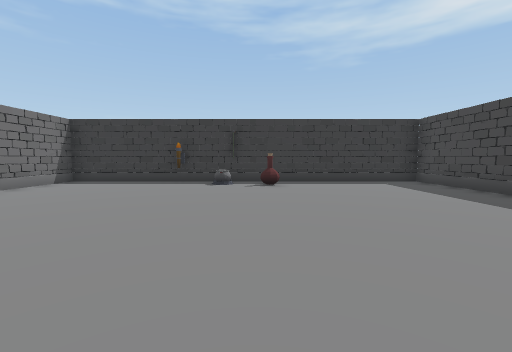
View 1 (above)

13 first-person views from a walk through a scene from a Unity 3-D project. The camera is 1.5 m above the floor, tilts 4° down and sees 90° across. The floor is counted in squares, 2 m on a side. Each view is taken from the middle of a square. On the plan, view 1 faces up. The plan holds only what a view shows up to about 9 squares ahead; the rest is blank. The player character is not drawn.

View 2
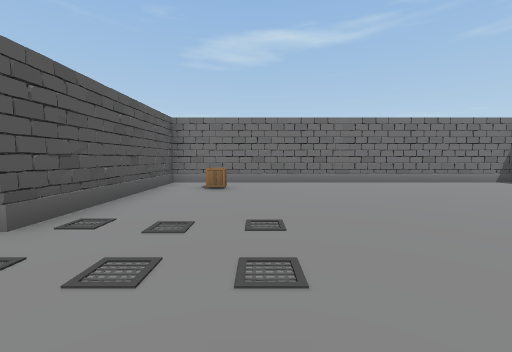

View 3
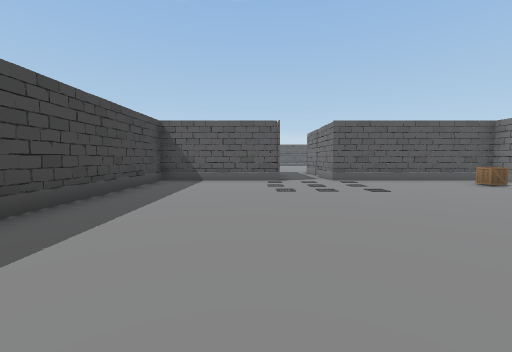

View 4
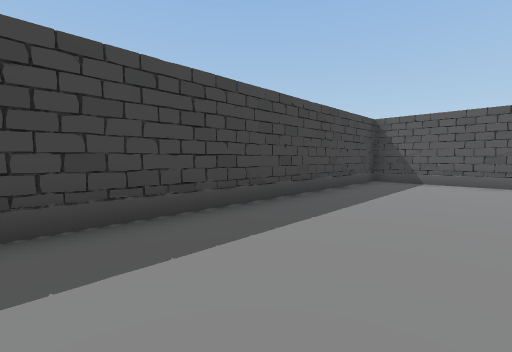

View 5
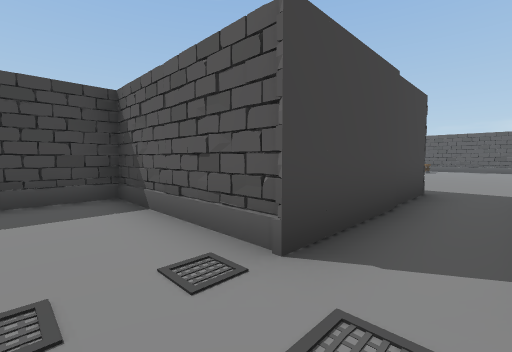

View 6
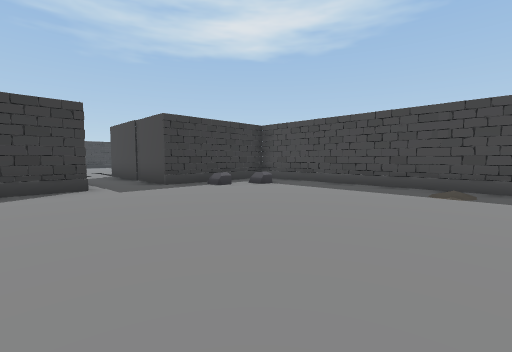

View 7
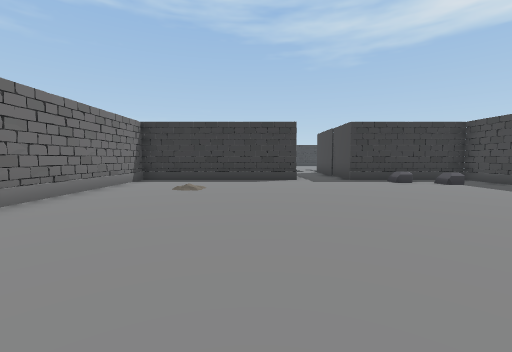

View 8
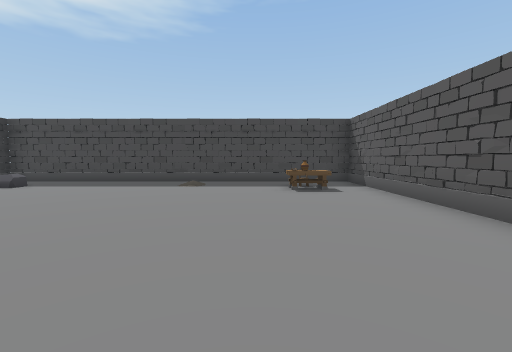

View 9
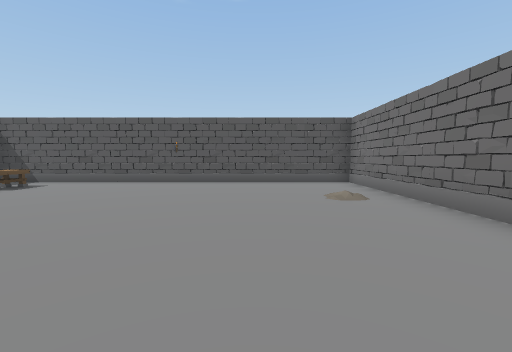

View 10
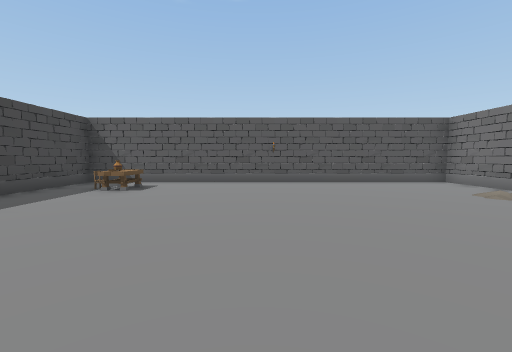

View 11
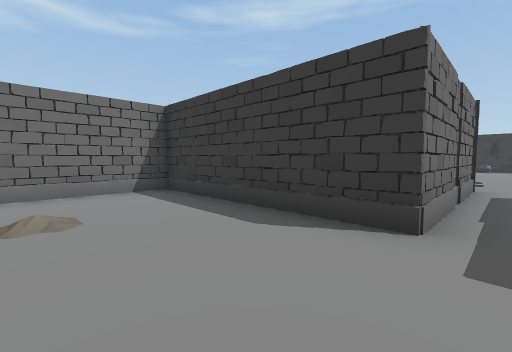

View 12
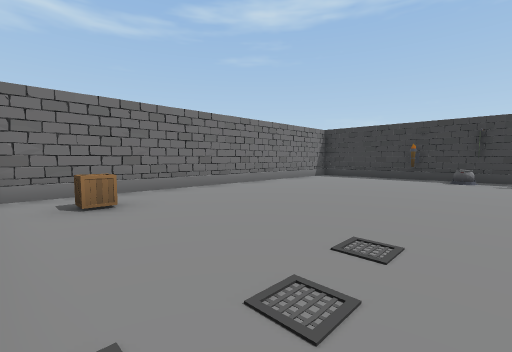

View 13
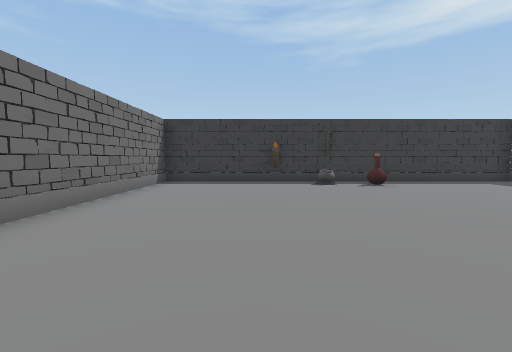

### Floor plan
Ten units are one square. View 1 is at (0, 0); x grows to the right and y downward. Boxes are objects, and circles mark ways between rooms. Rooms are numbered by the first view taken in them; rooms with no view inside come last. Other rooms are left out.
<svg viewBox="-64 -90 121 275">
<path fill="none" stroke="#000" d="M12 26 52 26 52 -83 -59 -83 -59 26 -6 26M-6 26 -6 71 -59 71 -59 180 52 180 52 71 12 71 12 26"/>
<rect x="-45" y="5" width="10" height="10" fill="#bbb"><title>box</title></rect>
<rect x="-25" y="-85" width="10" height="10" fill="#bbb"><title>other object</title></rect>
<rect x="-15" y="-75" width="10" height="10" fill="#bbb"><title>other object</title></rect>
<rect x="-5" y="-75" width="10" height="10" fill="#bbb"><title>bottle</title></rect>
<rect x="25" y="165" width="10" height="10" fill="#bbb"><title>other object</title></rect>
<rect x="25" y="155" width="10" height="10" fill="#bbb"><title>table</title></rect>
<rect x="25" y="75" width="10" height="10" fill="#bbb"><title>rock</title></rect>
<rect x="35" y="155" width="10" height="10" fill="#bbb"><title>other object</title></rect>
<rect x="35" y="85" width="10" height="10" fill="#bbb"><title>rock</title></rect>
<circle cx="5" cy="30" r="3" fill="#2a7"/>
<text x="0" y="-30">1</text>
<text x="0" y="120">2</text>
</svg>
Room 1 opens to room 2.

Where each view was taken, in squares from view 1:
view 1: 0 up, 0 right, facing up
view 2: 0 up, 2 right, facing left
view 3: 6 up, 2 right, facing down
view 4: 6 up, 2 right, facing down-right
view 5: 1 down, 0 right, facing down-right
view 6: 14 down, 2 left, facing up-right
view 7: 16 down, 2 left, facing up
view 8: 15 down, 3 left, facing right
view 9: 10 down, 3 left, facing down
view 10: 10 down, 0 right, facing down
view 11: 10 down, 0 right, facing up-left
view 12: 2 down, 0 right, facing up-left
view 13: 0 up, 3 left, facing up
